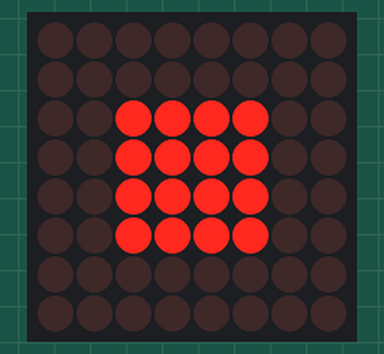
A sketch run on a simulated Arduino Uno, built with avr-gcc and run on an emulated ATmega328P. On the bench: 8×8 LED matrix.

Above: at 0.1 s.

The sketch:

t7.ino
```cpp
#include "LedControl.h"


LedControl lc = LedControl(12,11,10,1);


void setup()
{
  lc.shutdown(0,false);
  lc.setIntensity(0,8);
  lc.clearDisplay(0);
}

void loop()
{

  for(int i=2;i<6;i++){
    lc.setRow(0,i,B00111100);
  }

}
  
```
